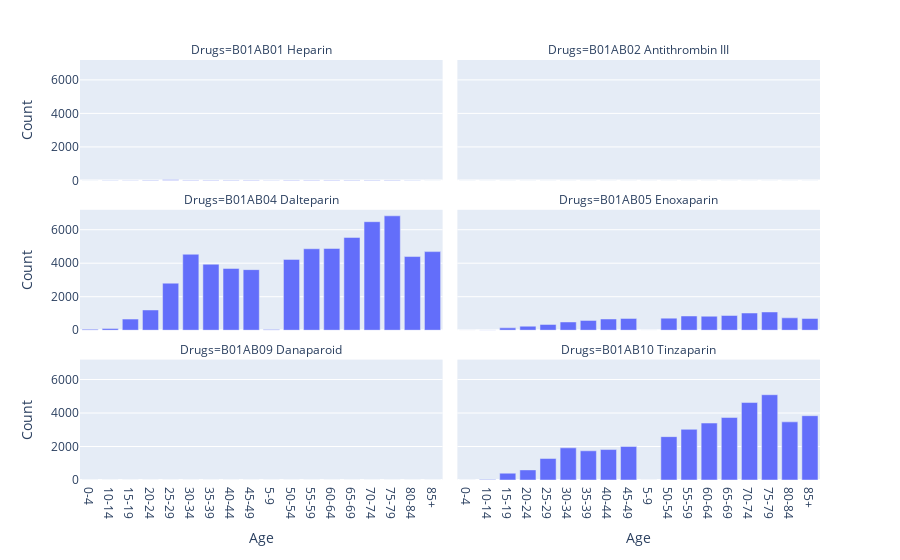

Notebook code cell kept with this figure:
### Code cell
df[(df.Measure=='Number of patients')&(df.Age!='0-85+')&(df.Drugs!='B01 Antithrombotic agents')]\
    .groupby(['Drugs','Age']).Count.sum().reset_index()\
        .pipe(px.bar,x='Age',y='Count', facet_col="Drugs", facet_col_wrap=2)

### Figure 1 — Plotly figure (JSON) as saved in the notebook; plotly's stock layout.template omitted (floating-point values rounded to 4 significant figures)
{"data": [{"alignmentgroup": "True", "hovertemplate": "Drugs=B01AB01 Heparin<br>Age=%{x}<br>Count=%{y}<extra></extra>", "legendgroup": "", "marker": {"color": "#636efa", "pattern": {"shape": ""}}, "name": "", "offsetgroup": "", "orientation": "v", "showlegend": false, "textposition": "auto", "type": "bar", "x": ["0-4", "10-14", "15-19", "20-24", "25-29", "30-34", "35-39", "40-44", "45-49", "5-9", "50-54", "55-59", "60-64", "65-69", "70-74", "75-79", "80-84", "85+"], "xaxis": "x5", "y": [1, 5, 8, 17, 33, 25, 23, 18, 21, 2, 23, 26, 19, 17, 17, 18, 5, 1], "yaxis": "y5"}, {"alignmentgroup": "True", "hovertemplate": "Drugs=B01AB02 Antithrombin III<br>Age=%{x}<br>Count=%{y}<extra></extra>", "legendgroup": "", "marker": {"color": "#636efa", "pattern": {"shape": ""}}, "name": "", "offsetgroup": "", "orientation": "v", "showlegend": false, "textposition": "auto", "type": "bar", "x": ["0-4", "10-14", "15-19", "20-24", "25-29", "30-34", "35-39", "40-44", "45-49", "5-9", "50-54", "55-59", "60-64", "65-69", "70-74", "75-79", "80-84", "85+"], "xaxis": "x6", "y": [0, 0, 0, 0, 0, 0, 0, 0, 0, 0, 0, 0, 0, 0, 0, 0, 0, 0], "yaxis": "y6"}, {"alignmentgroup": "True", "hovertemplate": "Drugs=B01AB04 Dalteparin<br>Age=%{x}<br>Count=%{y}<extra></extra>", "legendgroup": "", "marker": {"color": "#636efa", "pattern": {"shape": ""}}, "name": "", "offsetgroup": "", "orientation": "v", "showlegend": false, "textposition": "auto", "type": "bar", "x": ["0-4", "10-14", "15-19", "20-24", "25-29", "30-34", "35-39", "40-44", "45-49", "5-9", "50-54", "55-59", "60-64", "65-69", "70-74", "75-79", "80-84", "85+"], "xaxis": "x3", "y": [53, 104, 664, 1207, 2808, 4534, 3939, 3687, 3615, 39, 4227, 4861, 4879, 5538, 6477, 6828, 4397, 4691], "yaxis": "y3"}, {"alignmentgroup": "True", "hovertemplate": "Drugs=B01AB05 Enoxaparin<br>Age=%{x}<br>Count=%{y}<extra></extra>", "legendgroup": "", "marker": {"color": "#636efa", "pattern": {"shape": ""}}, "name": "", "offsetgroup": "", "orientation": "v", "showlegend": false, "textposition": "auto", "type": "bar", "x": ["0-4", "10-14", "15-19", "20-24", "25-29", "30-34", "35-39", "40-44", "45-49", "5-9", "50-54", "55-59", "60-64", "65-69", "70-74", "75-79", "80-84", "85+"], "xaxis": "x4", "y": [0, 5, 139, 239, 343, 492, 585, 669, 703, 1, 720, 848, 834, 878, 1026, 1089, 738, 697], "yaxis": "y4"}, {"alignmentgroup": "True", "hovertemplate": "Drugs=B01AB09 Danaparoid<br>Age=%{x}<br>Count=%{y}<extra></extra>", "legendgroup": "", "marker": {"color": "#636efa", "pattern": {"shape": ""}}, "name": "", "offsetgroup": "", "orientation": "v", "showlegend": false, "textposition": "auto", "type": "bar", "x": ["0-4", "10-14", "15-19", "20-24", "25-29", "30-34", "35-39", "40-44", "45-49", "5-9", "50-54", "55-59", "60-64", "65-69", "70-74", "75-79", "80-84", "85+"], "xaxis": "x", "y": [0, 0, 0, 0, 0, 0, 0, 0, 0, 0, 0, 0, 0, 0, 0, 0, 0, 0], "yaxis": "y"}, {"alignmentgroup": "True", "hovertemplate": "Drugs=B01AB10 Tinzaparin<br>Age=%{x}<br>Count=%{y}<extra></extra>", "legendgroup": "", "marker": {"color": "#636efa", "pattern": {"shape": ""}}, "name": "", "offsetgroup": "", "orientation": "v", "showlegend": false, "textposition": "auto", "type": "bar", "x": ["0-4", "10-14", "15-19", "20-24", "25-29", "30-34", "35-39", "40-44", "45-49", "5-9", "50-54", "55-59", "60-64", "65-69", "70-74", "75-79", "80-84", "85+"], "xaxis": "x2", "y": [1, 34, 407, 603, 1282, 1918, 1743, 1818, 2005, 2, 2589, 3024, 3399, 3730, 4624, 5090, 3470, 3839], "yaxis": "y2"}], "layout": {"annotations": [{"font": {}, "showarrow": false, "text": "Drugs=B01AB09 Danaparoid", "x": 0.245, "xanchor": "center", "xref": "paper", "y": 0.2867, "yanchor": "bottom", "yref": "paper"}, {"font": {}, "showarrow": false, "text": "Drugs=B01AB10 Tinzaparin", "x": 0.755, "xanchor": "center", "xref": "paper", "y": 0.2867, "yanchor": "bottom", "yref": "paper"}, {"font": {}, "showarrow": false, "text": "Drugs=B01AB04 Dalteparin", "x": 0.245, "xanchor": "center", "xref": "paper", "y": 0.6433, "yanchor": "bottom", "yref": "paper"}, {"font": {}, "showarrow": false, "text": "Drugs=B01AB05 Enoxaparin", "x": 0.755, "xanchor": "center", "xref": "paper", "y": 0.6433, "yanchor": "bottom", "yref": "paper"}, {"font": {}, "showarrow": false, "text": "Drugs=B01AB01 Heparin", "x": 0.245, "xanchor": "center", "xref": "paper", "y": 1.0, "yanchor": "bottom", "yref": "paper"}, {"font": {}, "showarrow": false, "text": "Drugs=B01AB02 Antithrombin III", "x": 0.755, "xanchor": "center", "xref": "paper", "y": 1.0, "yanchor": "bottom", "yref": "paper"}], "barmode": "relative", "legend": {"tracegroupgap": 0}, "margin": {"t": 60}, "xaxis": {"anchor": "y", "domain": [0, 0.49], "title": {"text": "Age"}}, "xaxis2": {"anchor": "y2", "domain": [0.51, 1], "matches": "x", "title": {"text": "Age"}}, "xaxis3": {"anchor": "y3", "domain": [0, 0.49], "matches": "x", "showticklabels": false}, "xaxis4": {"anchor": "y4", "domain": [0.51, 1], "matches": "x", "showticklabels": false}, "xaxis5": {"anchor": "y5", "domain": [0, 0.49], "matches": "x", "showticklabels": false}, "xaxis6": {"anchor": "y6", "domain": [0.51, 1], "matches": "x", "showticklabels": false}, "yaxis": {"anchor": "x", "domain": [0, 0.2867], "title": {"text": "Count"}}, "yaxis2": {"anchor": "x2", "domain": [0, 0.2867], "matches": "y", "showticklabels": false}, "yaxis3": {"anchor": "x3", "domain": [0.3567, 0.6433], "matches": "y", "title": {"text": "Count"}}, "yaxis4": {"anchor": "x4", "domain": [0.3567, 0.6433], "matches": "y", "showticklabels": false}, "yaxis5": {"anchor": "x5", "domain": [0.7133, 1.0], "matches": "y", "title": {"text": "Count"}}, "yaxis6": {"anchor": "x6", "domain": [0.7133, 1.0], "matches": "y", "showticklabels": false}}}
